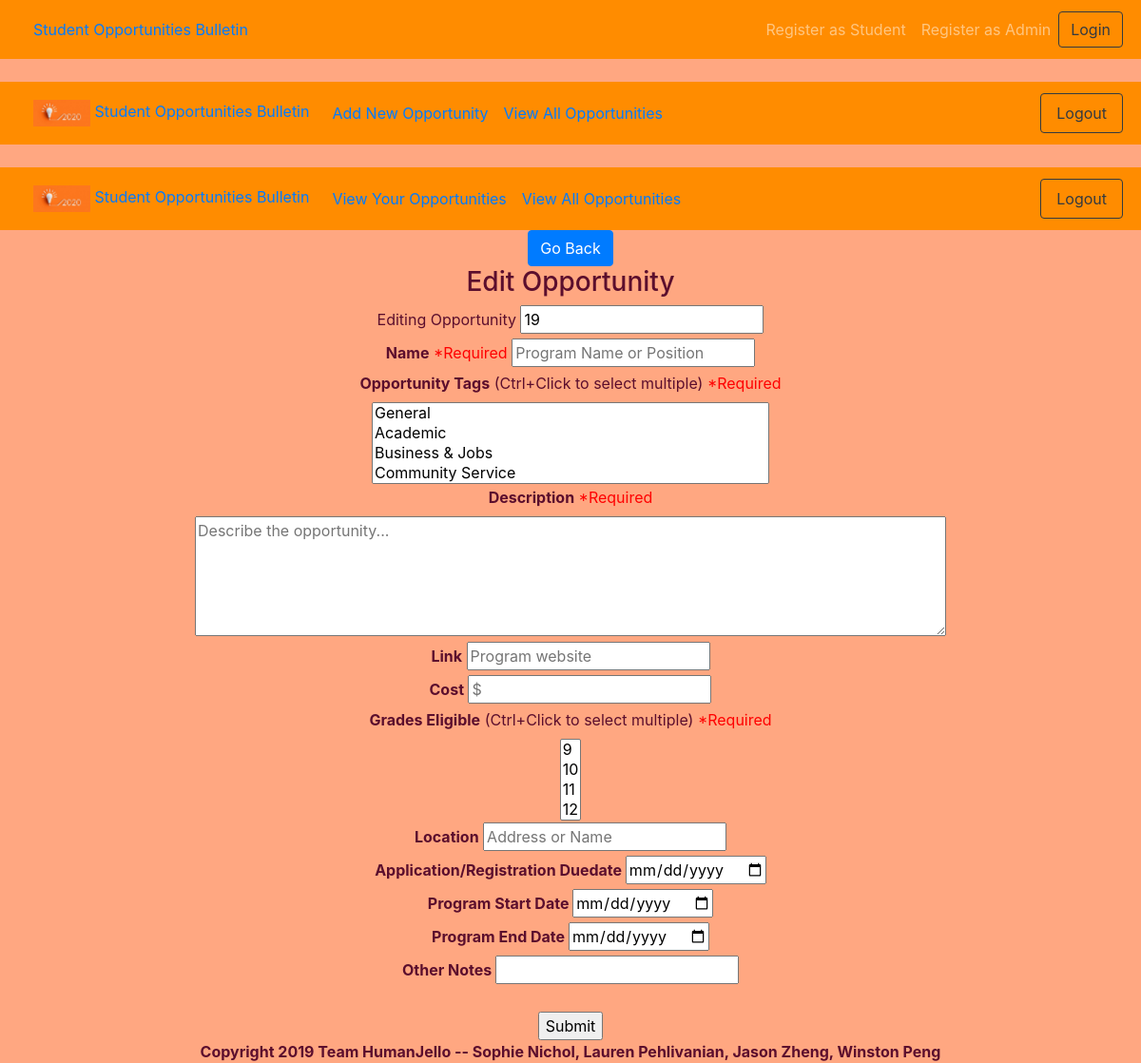
Before: /editOpp/19 (signed in) with the older database file.
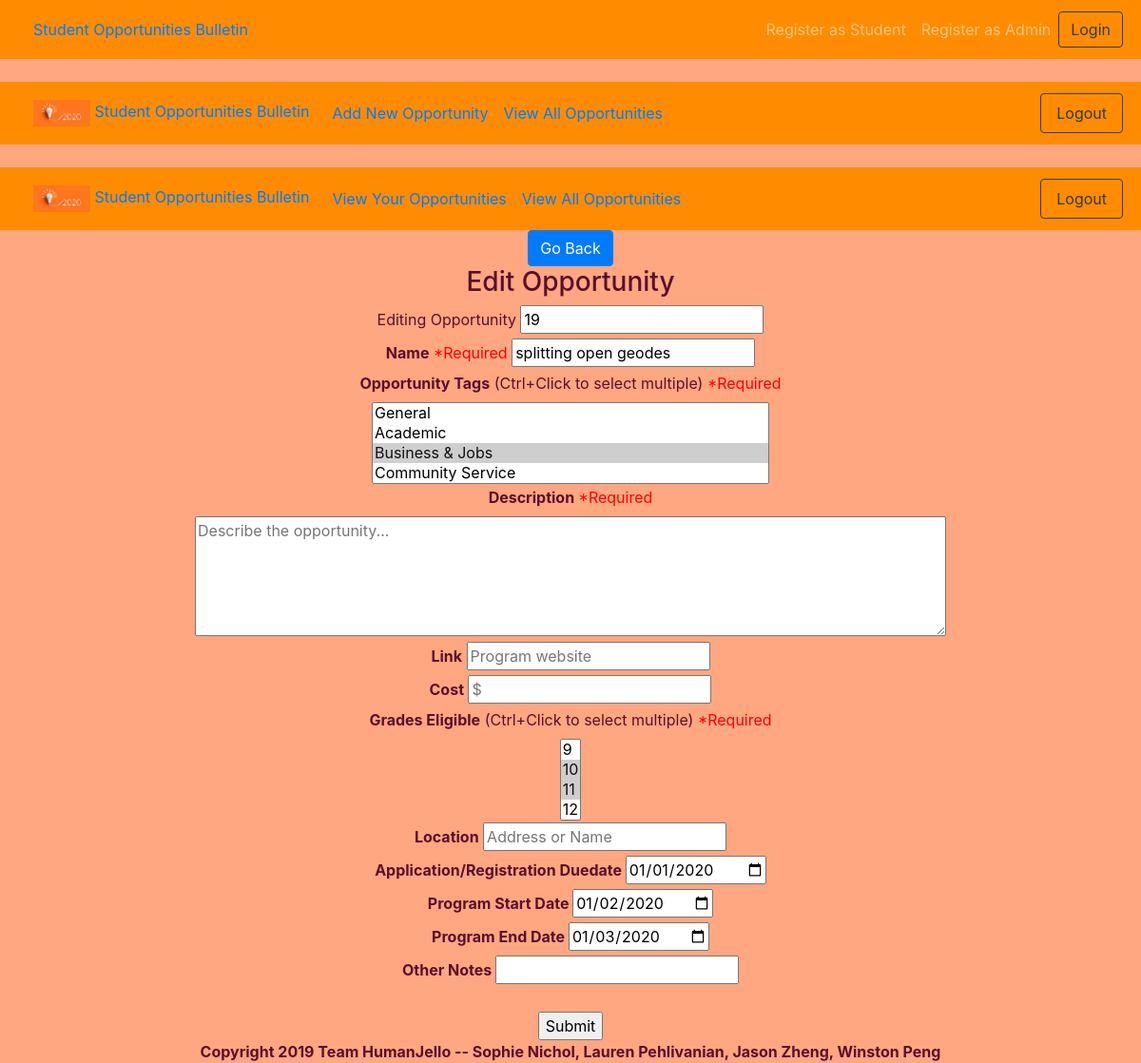
After: the same page with the newer database file.
### tables this page shows
CREATE TABLE opportunities (
                opid INTEGER PRIMARY KEY,
                name TEXT,
                events BOOLEAN,
                academic BOOLEAN,
                business BOOLEAN,
                community_service BOOLEAN,
                leadership BOOLEAN,
                museums BOOLEAN,
                nature BOOLEAN,
                stem BOOLEAN,
                humanities BOOLEAN,
                scholarships BOOLEAN,
                description TEXT,
                link TEXT,
                cost INTEGER,
                gr9 BOOLEAN,
                gr10 BOOLEAN,
                gr11 BOOLEAN,
                gr12 BOOLEAN,
                location TEXT,
                duedate TEXT,
                posted TEXT,
                start_date TEXT,
                end_date TEXT,
                notes TEXT
                );

### app.py (the view)
@app.route("/editOpp/<id>")
def editOpp(id):
    cur = dbfunctions.getOp(c, id)
    return render_template("edit_op.html", op=cur, opid=id)

### utl/dbfunctions.py (called while the page is built)
def getOp(c, id):
    c.execute("SELECT * FROM opportunities WHERE opid = ?;", (id, ))
    return c.fetchone()

### templates/edit_op.html (shortened to what this page needs)
{% extends "loggedin_base.html" %}
{% block body %}
<a href="/allOps" class="btn btn-primary" role="button">Go Back</a>
<center><h3>Edit Opportunity</h3></center>
<form action="/addOpAuth" method="POST">
  <label for="opid">Editing Opportunity</label>
  <input type="number" name="opid" value={{opid}} readonly></input>
  <br>
  <label for="name"><strong>Name</strong><span style="color:red"> *Required</span></label>
  <input type="text" name="name" value="{{op[1]}}" placeholder="Program Name or Position" required>
  <br>
  <label for="ints"><strong>Opportunity Tags</strong> (Ctrl+Click to select multiple)<span style="color:red"> *Required</span></label>
  <br>
  <select name="ints" multiple required>
    <option value="events" {% if op[2] %} selected {% endif %}>General</option>
    <option value="academic" {% if op[3] %} selected {% endif %}>Academic</option>
    <option value="business" {% if op[4] %} selected {% endif %}>Business & Jobs</option>
    <option value="community_service" {% if op[5] %} selected {% endif %}>Community Service</option>
    <option value="leadership" {% if op[6] %} selected {% endif %}>Leadership, Government, Law, Advocacy, International</option>
  </select>
  <br>
  <label for="des"><strong>Description</strong><span style="color:red"> *Required</span></label>
  <br>
  <textarea type="text" name="des" placeholder="Describe the opportunity..." rows="5" cols="75" value="{{op[12]}}"></textarea>
  <br>
  <label for="link"><strong>Link</strong></label>
  <input type="text" name="link" {% if op[13] %}value="{{op[13]}}" {% endif %} placeholder="Program website">
  <br>
  <label for="cost"><strong>Cost</strong></label>
  <input type="number" name="cost" {% if op[14] %}value="{{op[14]}}" {% endif %} placeholder="$">
  <br>
  <label for="grades"><strong>Grades Eligible</strong> (Ctrl+Click to select multiple)<span style="color:red"> *Required</span></label>
  <br>
  <select name="grades" multiple required>Grades Eligible
    <option value="9" {% if op[15] %} selected {% endif %}>9</option>
    <option value="10" {% if op[16] %} selected {% endif %}>10</option>
    <option value="11" {% if op[17] %} selected {% endif %}>11</option>
    <option value="12" {% if op[18] %} selected {% endif %}>12</option>
  </select>
  <br>
  <label for="location"><strong>Location</strong></label>
  <input name="location" {% if op[19] %}value="{{op[19]}}" {% endif %} placeholder="Address or Name">
  <br>
  <label for="duedate"><strong>Application/Registration Duedate</label>
  <input name="duedate" type="date" value="{{op[20]}}" required>
  <br>
  <label for="start_date">Program Start Date</label>
  <input name="start_date" type="date" value="{{op[22]}}" required>
  <br>
  <label for="end_date">Program End Date</label>
  <input name="end_date" type="date" value="{{op[23]}}" required>
  <br>
  <label for="notes">Other Notes</label>
  <input name="notes" {% if op[24] %}value="{{op[24]}}" {% endif %} type="test">
  <br>
  <br>
  <input type="submit" name="edit-op-button" value="Submit">
</form>
{% endblock %}

Changed rows visible on the page:
added opportunities: name "splitting open geodes", ints "General / Academic / Business & Jobs ☑ / Community Service", des "Describe the opportunity...", grades "9 / 10 ☑ / 11 ☑ / 12", duedate "01/01/2020", start_date "01/02/2020", end_date "01/03/2020"
Other visible differences:
form field ints: "General / Academic / Business & Jobs / Community Service" → (not shown)
form field des: "Describe the opportunity..." → (not shown)
form field grades: "9 / 10 / 11 / 12" → (not shown)
